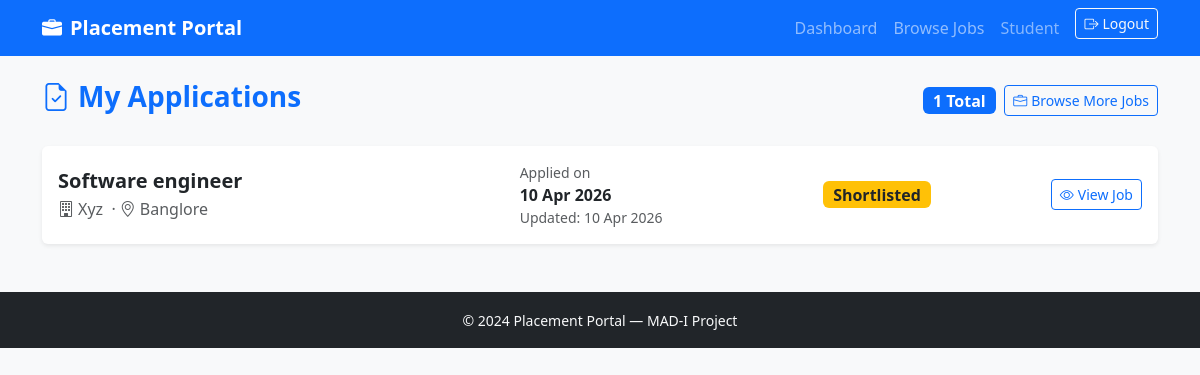
Before: /student/my-applications (signed in) with the older database file.
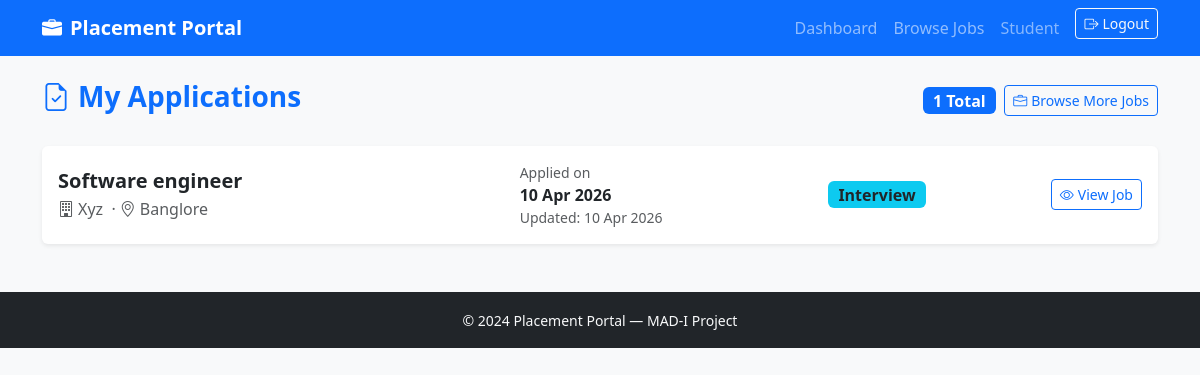
After: the same page with the newer database file.
### models.py (models this page shows)
class Application(db.Model):
    id = db.Column(db.Integer, primary_key=True)
    student_id = db.Column(db.Integer, db.ForeignKey('student.id'), nullable=False)
    job_id = db.Column(db.Integer, db.ForeignKey('job_position.id'), nullable=False)
    applied_at = db.Column(db.DateTime, default=lambda: datetime.now(timezone.utc))
    status = db.Column(db.String(30), default='applied')
    notes = db.Column(db.Text)
    updated_at = db.Column(db.DateTime, default=lambda: datetime.now(timezone.utc))
    __table_args__ = (
        db.UniqueConstraint('student_id', 'job_id', name='uq_student_job'),
    )

class JobPosition(db.Model):
    id = db.Column(db.Integer, primary_key=True)
    company_id = db.Column(db.Integer, db.ForeignKey('company.id'), nullable=False)
    title = db.Column(db.String(150))
    description = db.Column(db.Text)
    required_skills = db.Column(db.Text)
    experience = db.Column(db.String(100))
    salary_min = db.Column(db.Float)
    salary_max = db.Column(db.Float)
    location = db.Column(db.String(150))
    deadline = db.Column(db.DateTime)
    status = db.Column(db.String(20), default='active')
    is_approved = db.Column(db.Boolean, default=False)
    created_at = db.Column(db.DateTime, default=lambda: datetime.now(timezone.utc), nullable=False)
    applications = db.relationship('Application', backref='job', lazy='dynamic')

class Company(db.Model):
    id = db.Column(db.Integer, primary_key=True)
    user_id = db.Column(db.Integer, db.ForeignKey('user.id'), nullable=False)
    name = db.Column(db.String(150))
    industry = db.Column(db.String(100))
    website = db.Column(db.String(250))
    description = db.Column(db.Text)
    location = db.Column(db.String(150))
    approval_status = db.Column(db.String(20), default='pending')
    is_blacklisted  = db.Column(db.Boolean, default=False)
    created_at = db.Column(db.DateTime, default=lambda: datetime.now(timezone.utc), nullable=False)
    jobs = db.relationship('JobPosition', backref='company', lazy='dynamic')

### routes/student.py (the view)
@student_bp.route('/my-applications')
@login_required
@student_required
def my_applications():
    student      = current_user.student_profile
    applications = student.applications.order_by(
                    Application.applied_at.desc()).all()
    return render_template('student/my_applications.html',student=student,applications=applications)

### models.py (called while the page is built)
@login_manager.user_loader
def load_user(user_id):
    return User.query.get(int(user_id))

    @property
    def is_active(self):
        return self.active

### routes/student.py (called while the page is built)
def student_required(f):
    @wraps(f)
    def wrapped(*args, **kwargs):
        if not current_user.is_authenticated:
            return redirect(url_for('auth.login'))
        if current_user.role != 'student':
            flash('Student access required.', 'danger')
            return redirect(url_for('auth.login'))
        if not current_user.active:
            flash('Your account has been suspended.', 'danger')
            return redirect(url_for('auth.logout'))
        return f(*args, **kwargs)
    return wrapped

### templates/student/my_applications.html (shortened to what this page needs)
{% extends 'base.html' %}
{% block content %}
<div class="d-flex justify-content-between align-items-center mb-4">
  <h3 class="fw-bold text-primary">
    <i class="bi bi-file-earmark-check me-2"></i>My Applications
  </h3>
  <div class="d-flex align-items-center gap-2">
    <span class="badge bg-primary fs-6">{{ applications|length }} Total</span>
    <a href="{{ url_for('student.jobs') }}" class="btn btn-outline-primary btn-sm">
      <i class="bi bi-briefcase me-1"></i>Browse More Jobs
    </a>
  </div>
</div>
{% if applications %}
<div class="row g-3">
  {% for app in applications %}
  <div class="col-12">
    <div class="card border-0 shadow-sm">
      <div class="card-body">
        <div class="row align-items-center">
          <div class="col-md-5">
            <h5 class="fw-bold mb-1">{{ app.job.title }}</h5>
            <p class="text-muted mb-0">
              <i class="bi bi-building me-1"></i>{{ app.job.company.name }}
              {% if app.job.location %}
              &nbsp;·&nbsp;<i class="bi bi-geo-alt me-1"></i>{{ app.job.location }}
              {% endif %}
            </p>
          </div>
          <div class="col-md-3 mt-2 mt-md-0">
            <div class="small text-muted">Applied on</div>
            <div class="fw-semibold">{{ app.applied_at.strftime('%d %b %Y') }}</div>
            {% if app.updated_at and app.updated_at != app.applied_at %}
            <div class="small text-muted">Updated: {{ app.updated_at.strftime('%d %b %Y') }}</div>
            {% endif %}
          </div>
          <div class="col-md-2 mt-2 mt-md-0 text-md-center">
            <span class="badge fs-6
              {% if app.status == 'placed' %}bg-success
              {% elif app.status == 'shortlisted' %}bg-warning text-dark
              {% elif app.status == 'interview' %}bg-info text-dark
              {% elif app.status == 'rejected' %}bg-danger
              {% else %}bg-secondary{% endif %}">
              {{ app.status | capitalize }}
            </span>
          </div>
          <div class="col-md-2 mt-2 mt-md-0 text-md-end">
            <a href="{{ url_for('student.job_detail', job_id=app.job_id) }}"
               class="btn btn-outline-primary btn-sm">
              <i class="bi bi-eye me-1"></i>View Job
            </a>
          </div>
        </div>
      </div>
    </div>
  </div>
  {% endfor %}
</div>
{% endif %}
{% endblock %}

Changed rows visible on the page:
changed Application "Software engineer": status "Shortlisted" → "Interview"
